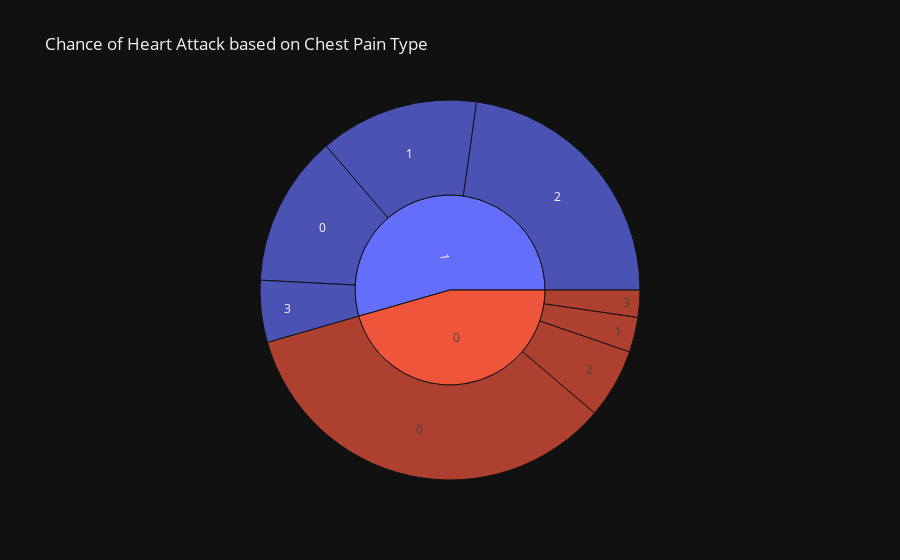

The notebook cell saved with this chart:
### Markdown cell above
+ Chance of Heart Attack based on Chest Pain Type

### Code cell
ax = px.sunburst(data, names = 'cp', path=['output', 'cp'], template = 'plotly_dark', title = 'Chance of Heart Attack based on Chest Pain Type')
ax.show()

### Figure 1 — Plotly figure (JSON) as saved in the notebook; plotly's stock layout.template omitted (floating-point values rounded to 4 significant figures)
{"data": [{"branchvalues": "total", "domain": {"x": [0, 1], "y": [0, 1]}, "hovertemplate": "labels=%{label}<br>count=%{value}<br>parent=%{parent}<br>id=%{id}<extra></extra>", "ids": ["0/0", "1/0", "0/1", "1/1", "0/2", "1/2", "0/3", "1/3", "0", "1"], "labels": ["0", "0", "1", "1", "2", "2", "3", "3", "0", "1"], "name": "", "parents": ["0", "1", "0", "1", "0", "1", "0", "1", "", ""], "type": "sunburst", "values": [104, 39, 9, 41, 18, 69, 7, 16, 138, 165]}], "layout": {"legend": {"tracegroupgap": 0}, "title": {"text": "Chance of Heart Attack based on Chest Pain Type"}}}
